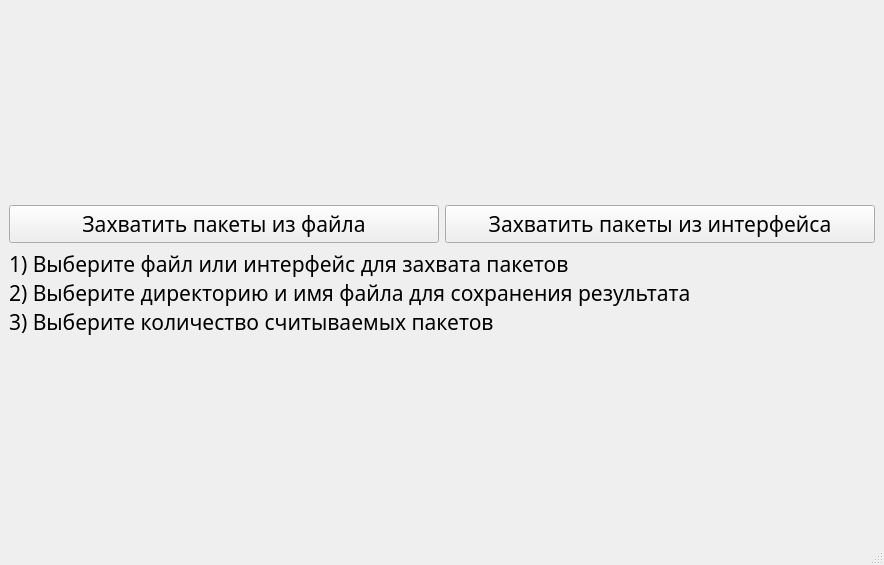
<?xml version="1.0" encoding="UTF-8"?>
<ui version="4.0">
 <class>MainWindow</class>
 <widget class="QMainWindow" name="MainWindow">
  <property name="enabled">
   <bool>true</bool>
  </property>
  <property name="geometry">
   <rect>
    <x>0</x>
    <y>0</y>
    <width>884</width>
    <height>565</height>
   </rect>
  </property>
  <property name="sizePolicy">
   <sizepolicy hsizetype="Expanding" vsizetype="Maximum">
    <horstretch>0</horstretch>
    <verstretch>0</verstretch>
   </sizepolicy>
  </property>
  <property name="font">
   <font>
    <italic>false</italic>
   </font>
  </property>
  <property name="mouseTracking">
   <bool>false</bool>
  </property>
  <property name="windowTitle">
   <string>MainWindow</string>
  </property>
  <widget class="QWidget" name="centralwidget">
   <layout class="QGridLayout" name="gridLayout">
    <item row="3" column="0">
     <layout class="QVBoxLayout" name="verticalLayout">
      <property name="topMargin">
       <number>0</number>
      </property>
      <property name="bottomMargin">
       <number>0</number>
      </property>
      <item>
       <layout class="QHBoxLayout" name="horizontalLayout">
        <item>
         <widget class="QPushButton" name="pushFileBut">
          <property name="enabled">
           <bool>true</bool>
          </property>
          <property name="sizePolicy">
           <sizepolicy hsizetype="Expanding" vsizetype="Fixed">
            <horstretch>0</horstretch>
            <verstretch>0</verstretch>
           </sizepolicy>
          </property>
          <property name="font">
           <font>
            <family>Sans Serif</family>
            <pointsize>16</pointsize>
            <italic>false</italic>
           </font>
          </property>
          <property name="text">
           <string>Захватить пакеты из файла</string>
          </property>
         </widget>
        </item>
        <item>
         <widget class="QPushButton" name="pushInterfaceBut">
          <property name="enabled">
           <bool>true</bool>
          </property>
          <property name="sizePolicy">
           <sizepolicy hsizetype="Expanding" vsizetype="Fixed">
            <horstretch>0</horstretch>
            <verstretch>0</verstretch>
           </sizepolicy>
          </property>
          <property name="font">
           <font>
            <family>Sans Serif</family>
            <pointsize>16</pointsize>
            <italic>false</italic>
           </font>
          </property>
          <property name="text">
           <string>Захватить пакеты из интерфейса</string>
          </property>
         </widget>
        </item>
       </layout>
      </item>
      <item>
       <widget class="QLabel" name="label">
        <property name="sizePolicy">
         <sizepolicy hsizetype="Expanding" vsizetype="Fixed">
          <horstretch>0</horstretch>
          <verstretch>0</verstretch>
         </sizepolicy>
        </property>
        <property name="font">
         <font>
          <family>Sans Serif</family>
          <pointsize>16</pointsize>
          <bold>false</bold>
         </font>
        </property>
        <property name="cursor">
         <cursorShape>ArrowCursor</cursorShape>
        </property>
        <property name="mouseTracking">
         <bool>false</bool>
        </property>
        <property name="acceptDrops">
         <bool>false</bool>
        </property>
        <property name="autoFillBackground">
         <bool>false</bool>
        </property>
        <property name="styleSheet">
         <string notr="true"/>
        </property>
        <property name="text">
         <string>1) Выберите файл или интерфейс для захвата пакетов
2) Выберите директорию и имя файла для сохранения результата
3) Выберите количество считываемых пакетов</string>
        </property>
        <property name="scaledContents">
         <bool>false</bool>
        </property>
        <property name="alignment">
         <set>Qt::AlignBottom|Qt::AlignLeading|Qt::AlignLeft</set>
        </property>
        <property name="wordWrap">
         <bool>false</bool>
        </property>
       </widget>
      </item>
     </layout>
    </item>
    <item row="4" column="0">
     <layout class="QVBoxLayout" name="verticalLayout_2"/>
    </item>
   </layout>
  </widget>
  <widget class="QMenuBar" name="menubar">
   <property name="enabled">
    <bool>true</bool>
   </property>
   <property name="geometry">
    <rect>
     <x>0</x>
     <y>0</y>
     <width>884</width>
     <height>22</height>
    </rect>
   </property>
  </widget>
  <widget class="QStatusBar" name="statusbar"/>
 </widget>
 <resources/>
 <connections/>
</ui>
